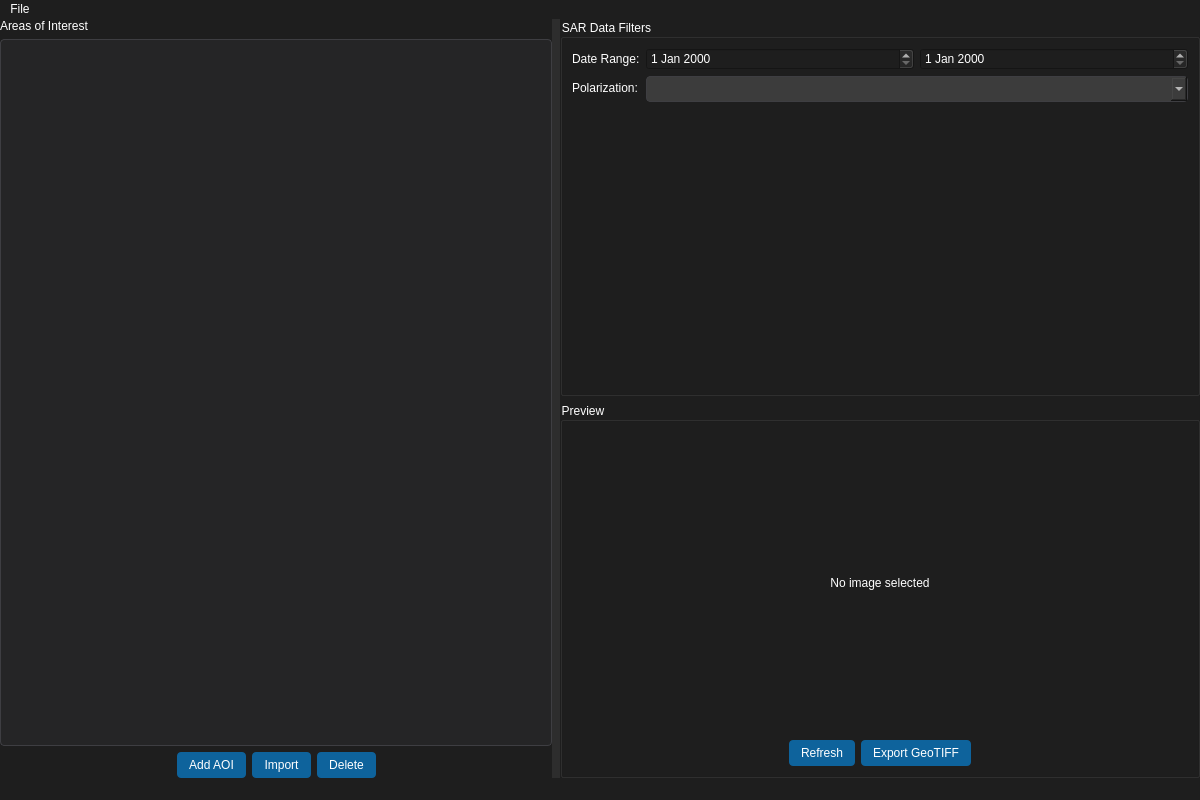
<?xml version="1.0" encoding="UTF-8"?>
<ui version="4.0">
 <class>MainWindow</class>
 <widget class="QMainWindow" name="MainWindow">
  <property name="geometry">
   <rect>
    <x>0</x>
    <y>0</y>
    <width>1200</width>
    <height>800</height>
   </rect>
  </property>
  <property name="windowTitle">
   <string>SAR AOI Manager</string>
  </property>
  <property name="styleSheet">
   <string notr="true">QMainWindow {
    background-color: #1e1e1e;
    color: #ffffff;
}
QWidget {
    background-color: #1e1e1e;
    color: #ffffff;
}
QSplitter::handle {
    background-color: #2d2d2d;
}
QListWidget {
    background-color: #252526;
    border: 1px solid #3e3e42;
    border-radius: 4px;
}
QListWidget::item {
    padding: 4px;
}
QListWidget::item:selected {
    background-color: #0e639c;
}
QPushButton {
    background-color: #0e639c;
    border: none;
    border-radius: 4px;
    padding: 6px 12px;
    color: white;
}
QPushButton:hover {
    background-color: #1177bb;
}
QPushButton:pressed {
    background-color: #0d5289;
}
QLineEdit, QComboBox {
    background-color: #3c3c3c;
    border: 1px solid #3e3e42;
    border-radius: 4px;
    padding: 4px;
    color: white;
}
</string>
  </property>
  <widget class="QWidget" name="centralwidget">
   <layout class="QHBoxLayout" name="horizontalLayout">
    <property name="spacing">
     <number>0</number>
    </property>
    <property name="leftMargin">
     <number>0</number>
    </property>
    <property name="topMargin">
     <number>0</number>
    </property>
    <property name="rightMargin">
     <number>0</number>
    </property>
    <property name="bottomMargin">
     <number>0</number>
    </property>
    <item>
     <widget class="QSplitter" name="main_splitter">
      <property name="orientation">
       <enum>Qt::Horizontal</enum>
      </property>
      <widget class="QWidget" name="left_panel" native="true">
       <layout class="QVBoxLayout" name="verticalLayout">
        <item>
         <widget class="QLabel" name="aoi_label">
          <property name="text">
           <string>Areas of Interest</string>
          </property>
         </widget>
        </item>
        <item>
         <widget class="QListWidget" name="aoi_list"/>
        </item>
        <item>
         <layout class="QHBoxLayout" name="aoi_buttons">
          <property name="spacing">
           <number>6</number>
          </property>
          <property name="leftMargin">
           <number>0</number>
          </property>
          <property name="rightMargin">
           <number>0</number>
          </property>
          <item>
           <spacer name="horizontalSpacer_left">
            <property name="orientation">
             <enum>Qt::Horizontal</enum>
            </property>
            <property name="sizeHint" stdset="0">
             <size>
              <width>40</width>
              <height>20</height>
             </size>
            </property>
           </spacer>
          </item>
          <item>
           <widget class="QPushButton" name="add_aoi_button">
            <property name="text">
             <string>Add AOI</string>
            </property>
           </widget>
          </item>
          <item>
           <widget class="QPushButton" name="import_aoi_button">
            <property name="text">
             <string>Import</string>
            </property>
           </widget>
          </item>
          <item>
           <widget class="QPushButton" name="delete_aoi_button">
            <property name="text">
             <string>Delete</string>
            </property>
           </widget>
          </item>
          <item>
           <spacer name="horizontalSpacer_right">
            <property name="orientation">
             <enum>Qt::Horizontal</enum>
            </property>
            <property name="sizeHint" stdset="0">
             <size>
              <width>40</width>
              <height>20</height>
             </size>
            </property>
           </spacer>
          </item>
         </layout>
        </item>
       </layout>
      </widget>
      <widget class="QWidget" name="map_container" native="true">
       <layout class="QVBoxLayout" name="verticalLayout_2">
        <property name="spacing">
         <number>0</number>
        </property>
        <property name="leftMargin">
         <number>0</number>
        </property>
        <property name="topMargin">
         <number>0</number>
        </property>
        <property name="rightMargin">
         <number>0</number>
        </property>
        <property name="bottomMargin">
         <number>0</number>
        </property>
       </layout>
      </widget>
      <widget class="QWidget" name="right_panel" native="true">
       <layout class="QVBoxLayout" name="verticalLayout_3">
        <item>
         <widget class="QGroupBox" name="filter_group">
          <property name="title">
           <string>SAR Data Filters</string>
          </property>
          <layout class="QFormLayout" name="formLayout">
           <item row="0" column="0">
            <widget class="QLabel" name="date_label">
             <property name="text">
              <string>Date Range:</string>
             </property>
            </widget>
           </item>
           <item row="0" column="1">
            <layout class="QHBoxLayout" name="date_layout">
             <item>
              <widget class="QDateEdit" name="start_date"/>
             </item>
             <item>
              <widget class="QDateEdit" name="end_date"/>
             </item>
            </layout>
           </item>
           <item row="1" column="0">
            <widget class="QLabel" name="polarization_label">
             <property name="text">
              <string>Polarization:</string>
             </property>
            </widget>
           </item>
           <item row="1" column="1">
            <widget class="QComboBox" name="polarization_combo"/>
           </item>
          </layout>
         </widget>
        </item>
        <item>
         <widget class="QGroupBox" name="preview_group">
          <property name="title">
           <string>Preview</string>
          </property>
          <layout class="QVBoxLayout" name="verticalLayout_4">
           <item>
            <widget class="QLabel" name="preview_image">
             <property name="minimumSize">
              <size>
               <width>300</width>
               <height>200</height>
              </size>
             </property>
             <property name="text">
              <string>No image selected</string>
             </property>
             <property name="alignment">
              <set>Qt::AlignCenter</set>
             </property>
            </widget>
           </item>
           <item>
            <layout class="QHBoxLayout" name="preview_buttons">
             <property name="spacing">
              <number>6</number>
             </property>
             <item>
              <spacer name="preview_spacer_left">
               <property name="orientation">
                <enum>Qt::Horizontal</enum>
               </property>
               <property name="sizeHint" stdset="0">
                <size>
                 <width>40</width>
                 <height>20</height>
                </size>
               </property>
              </spacer>
             </item>
             <item>
              <widget class="QPushButton" name="refresh_button">
               <property name="text">
                <string>Refresh</string>
               </property>
              </widget>
             </item>
             <item>
              <widget class="QPushButton" name="export_button">
               <property name="text">
                <string>Export GeoTIFF</string>
               </property>
              </widget>
             </item>
             <item>
              <spacer name="preview_spacer_right">
               <property name="orientation">
                <enum>Qt::Horizontal</enum>
               </property>
               <property name="sizeHint" stdset="0">
                <size>
                 <width>40</width>
                 <height>20</height>
                </size>
               </property>
              </spacer>
             </item>
            </layout>
           </item>
          </layout>
         </widget>
        </item>
       </layout>
      </widget>
     </widget>
    </item>
   </layout>
  </widget>
  <widget class="QMenuBar" name="menubar">
   <property name="geometry">
    <rect>
     <x>0</x>
     <y>0</y>
     <width>1200</width>
     <height>22</height>
    </rect>
   </property>
   <widget class="QMenu" name="menuFile">
    <property name="title">
     <string>File</string>
    </property>
    <addaction name="actionOpen"/>
    <addaction name="actionSave"/>
    <addaction name="separator"/>
    <addaction name="actionExit"/>
   </widget>
   <addaction name="menuFile"/>
  </widget>
  <widget class="QStatusBar" name="statusbar"/>
  <action name="actionOpen">
   <property name="text">
    <string>Open...</string>
   </property>
  </action>
  <action name="actionSave">
   <property name="text">
    <string>Save</string>
   </property>
  </action>
  <action name="actionExit">
   <property name="text">
    <string>Exit</string>
   </property>
  </action>
 </widget>
 <resources/>
 <connections/>
</ui>
